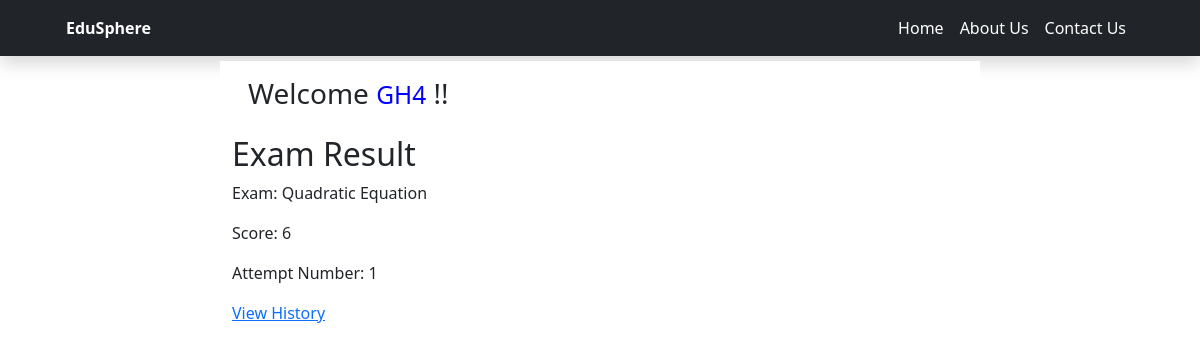
Page /exam/result/19/ (signed in) on the committed database.
### shop/models.py (models this page shows, shortened)
class CustomUser(AbstractUser):
    occupation = models.CharField(max_length=10, choices=[('teacher', 'Teacher'), ('student', 'Student')])
    school = models.CharField(max_length=100, choices=[('general_hassan', 'General Hassan'), ('queen_hope', 'Queen Hope')])
    gender = models.CharField(max_length=6, choices=[('male', 'Male'), ('female', 'Female')])

class Attempt(models.Model):
    student = models.ForeignKey(settings.AUTH_USER_MODEL, on_delete=models.CASCADE)
    exam = models.ForeignKey(Exam, on_delete=models.CASCADE)
    attempt_number = models.PositiveIntegerField()
    score = models.IntegerField(default=0)
    timestamp = models.DateTimeField(auto_now_add=True)

class Exam(models.Model):
    title = models.CharField(max_length=100)
    subject = models.ForeignKey(Subject, on_delete=models.CASCADE, related_name='exams')
    created_by = models.ForeignKey(settings.AUTH_USER_MODEL, on_delete=models.CASCADE, related_name='created_exams')

### shop/views.py (the view)
# urls.py: path('exam/result/<int:attempt_id>/', views.exam_result, name='exam_result'),
@login_required(login_url='login')
def exam_result(request, attempt_id):
    attempt = get_object_or_404(Attempt, id=attempt_id)
    return render(request, 'result.html', {'attempt': attempt})

### shop/templates/result.html (shortened to what this page needs)
{% load static %}
<!DOCTYPE html>
<html lang="en">
<head>
  <link rel="stylesheet" href="{% static 'bootstrap 5/css/bootstrap.min.css' %}">
</head>
<body>
<div class="navbar-dark bg-dark shadow ">
        <div class="container">
            <div class="row">
                    <div class="col-md-12">
                        <nav class="navbar navbar-expand-lg">
                        <div class="container-fluid">
            <a class="navbar-band fw-bold text-decoration-none text-white Edusphere" href="{% url 'home' %}">EduSphere</a>
            <div class="collapse navbar-collapse" id="navbarSupportedContent">
            <ul class="navbar-nav ms-auto mb-2 mb-lg-0 ">
                <li class="nav-item">
                    <a class="nav-link active text-white" href="{% url 'home' %}">Home</a>
                </li>
                <li class="nav-item">
                    <a class="nav-link active text-white" href="{% url 'about' %}">About Us</a>
                </li>
                <li class="nav-item">
                    <a class="nav-link active text-white" href="{% url 'contact' %}">Contact Us</a>
                </li>
            </div>
        </div>
                            </nav>
                    </div>
                </div>
            </div>
    </div>
    <div class="container">
                <div class="row" style="margin-top: 5px;">
            <div class="col-md-2 col-lg-2 col-xl-2"></div>
            <div class="col-md-8 col-lg-8 col-xl-8 bg-white">
                <div class="p-3">
                    <div>
                        <h3>Welcome <small style="color: blue;">{{ user.username }}</small> !!</h3>
                    </div>
                </div>
                <div>
                    <h2>Exam Result</h2>
                    <p>Exam: {{ attempt.exam.title }}</p>
                    <p>Score: {{ attempt.score }}</p>
                    <p>Attempt Number: {{ attempt.attempt_number }}</p>
                    <a href="{% url 'student_history' %}">View History</a>
                </div>
            </div>
        </div>
    </div>
</body>
</html>

### rows in the picture
CustomUser: username "GH4"
Attempt: exam "Quadratic Equation", score "6", attempt_number "1"
